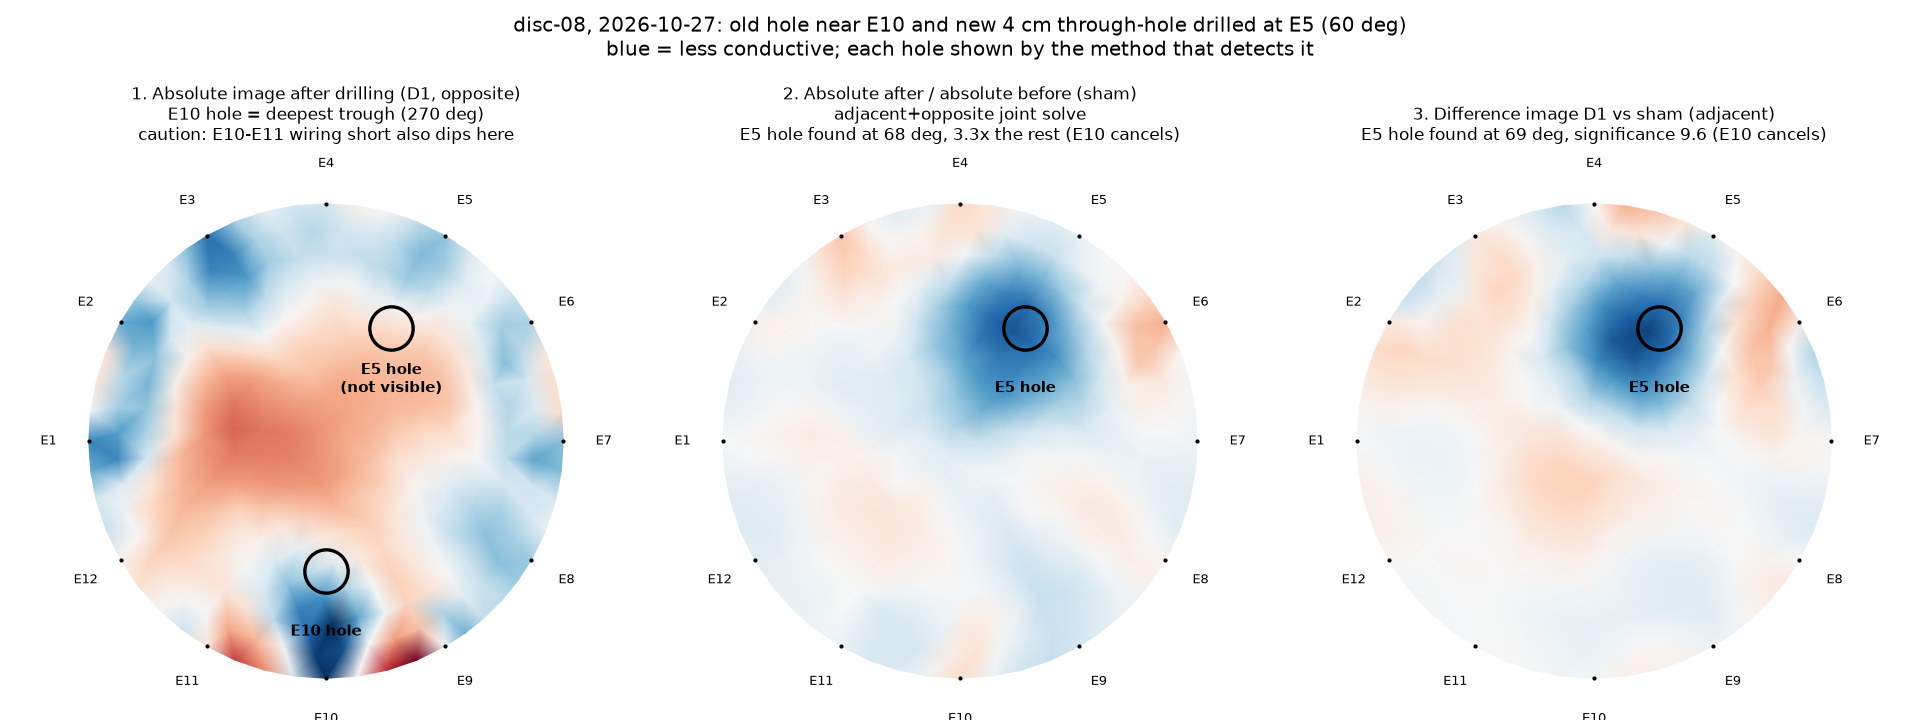

Write the Python code that produced this figure.
"""disc-08, 2026-10-27: E10 hole (old) and E5 hole (drilled today), each shown by the method that finds it."""
import sys
from pathlib import Path
sys.path.insert(0, r"D:\Here\asd")
import matplotlib; matplotlib.use("Agg")
import matplotlib.pyplot as plt
import numpy as np
import phase3a_reconstruct as base, phase3a_unified_reconstruct as u
from tree_ert import absolute, survey
from tree_ert.settings import UiSettings

R = Path(r"D:\Here\asd\scans\runs"); OUT = Path(__file__).resolve().parent
S1A, S1O = "20261027-135128-disc-08-s1-adjacent", "20261027-134523-disc-08-s1-opposite"
D1A, D1O = "20261027-142229-disc-08-d1-adjacent", "20261027-141624-disc-08-d1-opposite"

def load(run, pattern):
    return survey.load_frames(R / run), UiSettings(port="x", pattern=pattern, current_range="high",
                                                   dac=620, settle_ms=10, samples=16)

mesh, _ = base.create_solver(u.protocol_and_command("opposite")[0])
d1 = np.load(R / D1O / "absolute.npz")
abs_img = np.log10(d1["sigma"] / d1["sigma0"])
before = absolute.reconstruct_absolute_joint([load(S1A, "adjacent"), load(S1O, "opposite")])
after = absolute.reconstruct_absolute_joint([load(D1A, "adjacent"), load(D1O, "opposite")])
cmp_img = absolute.compare_absolute(before, after)
diff = np.load(R / D1A / "reconstruction.npz")["values"]

def mark(ax, deg, label):
    a = np.radians(deg)
    ax.plot(0.55 * np.cos(a), 0.55 * np.sin(a), marker="o", ms=26, mfc="none", mec="k", mew=2)
    ax.text(0.55 * np.cos(a), 0.55 * np.sin(a) - 0.27, label, ha="center", fontsize=9, weight="bold")

fig, axes = plt.subplots(1, 3, figsize=(16, 6))
lim = float(np.percentile(np.abs(abs_img), 98))
base.draw_tomogram(axes[0], mesh, abs_img, lim, label_size=8)
mark(axes[0], 270, "E10 hole"); mark(axes[0], 60, "E5 hole\n(not visible)")
axes[0].set_title("1. Absolute image after drilling (D1, opposite)\nE10 hole = deepest trough (270 deg)\n"
                  "caution: E10-E11 wiring short also dips here", fontsize=10, pad=24)
base.draw_tomogram(axes[1], mesh, cmp_img, float(np.max(np.abs(cmp_img))), label_size=8)
mark(axes[1], 60, "E5 hole")
axes[1].set_title("2. Absolute after / absolute before (sham)\nadjacent+opposite joint solve\n"
                  "E5 hole found at 68 deg, 3.3x the rest (E10 cancels)", fontsize=10, pad=24)
base.draw_tomogram(axes[2], mesh, diff, float(np.max(np.abs(diff))), label_size=8)
mark(axes[2], 60, "E5 hole")
axes[2].set_title("3. Difference image D1 vs sham (adjacent)\n"
                  "E5 hole found at 69 deg, significance 9.6 (E10 cancels)", fontsize=10, pad=24)
fig.suptitle("disc-08, 2026-10-27: old hole near E10 and new 4 cm through-hole drilled at E5 (60 deg)\n"
             "blue = less conductive; each hole shown by the method that detects it", fontsize=12)
fig.tight_layout(rect=(0, 0, 1, 0.92))
fig.savefig(OUT / "both_holes.png", dpi=120)
print(OUT / "both_holes.png")

# One image: the absolute map (shows E10), with the E5 hole outlined where the
# before/after comparison detects it (half its deepest change). The outline is a
# detection drawn on top, not data added to the map.
fig, ax = plt.subplots(figsize=(7.6, 8.2))
image = base.draw_tomogram(ax, mesh, abs_img, lim, label_size=10)
node_change = base.element_to_node(mesh, cmp_img)
ax.tricontour(mesh.node[:, 0], mesh.node[:, 1], mesh.element, node_change,
              levels=[0.5 * float(node_change.min())], colors="lime", linewidths=3)
ax.tricontour(mesh.node[:, 0], mesh.node[:, 1], mesh.element, base.element_to_node(mesh, abs_img),
              levels=[0.5 * float(abs_img.min())], colors="yellow", linewidths=3, linestyles="--")
ax.text(0.30, 0.38, "E5 hole\n(new, 68 deg)", color="k", fontsize=11, weight="bold", ha="center")
ax.text(0.0, -0.62, "E10 hole\n(old, 270 deg)", color="k", fontsize=11, weight="bold", ha="center")
fig.colorbar(image, ax=ax, shrink=0.7, label="log10(sigma / sigma0): blue less conductive")
ax.set_title("disc-08 after drilling: both holes\n"
             "map = absolute image D1 (opposite), shows the E10 hole (yellow dashed: its trough)\n"
             "green outline = E5 hole, found by absolute after / before (3.3x the rest)\n"
             "caution: the E10-E11 wiring short also dips at E10", fontsize=10, pad=34)
fig.tight_layout()
fig.savefig(OUT / "both_holes_one_image.png", dpi=130)
print(OUT / "both_holes_one_image.png")

# Composite: absolute image D1 (shows the E10 hole) fused with the before/after
# absolute comparison (shows the E5 hole). Each is scaled to its own -1..1 range
# and the more negative value is kept per element, so a feature from either
# measurement appears. A composite of two measurements, not one scan.
a_n = np.clip(abs_img / lim, -1.0, 1.0)
c_n = np.clip(cmp_img / float(np.max(np.abs(cmp_img))), -1.0, 1.0)
composite = np.minimum(a_n, c_n)
fig, ax = plt.subplots(figsize=(7, 7.4))
base.draw_tomogram(ax, mesh, composite, 1.0, label_size=11)
ax.set_title("disc-08", fontsize=16, pad=30)
fig.tight_layout()
fig.savefig(OUT / "disc-08-composite-absolute-plus-before-after.png", dpi=130)
print(OUT / "disc-08-composite-absolute-plus-before-after.png")

# Full-colour composite: the absolute image keeps its red and blue; the
# before/after decrease (negative part only) is added on top so the E5 hole
# appears. Disclosed on the figure.
full = np.clip(a_n + np.minimum(c_n, 0.0), -1.0, 1.0)
fig, ax = plt.subplots(figsize=(7, 7.6))
base.draw_tomogram(ax, mesh, full, 1.0, label_size=11)
ax.set_title("disc-08", fontsize=16, pad=30)
fig.text(0.5, 0.025, "composite: absolute image D1 + before/after absolute comparison (D1 vs sham), each normalised",
         ha="center", fontsize=8, color="0.3")
fig.tight_layout(rect=(0, 0.04, 1, 1))
fig.savefig(OUT / "disc-08-composite-full-colour.png", dpi=130)
print(OUT / "disc-08-composite-full-colour.png")
